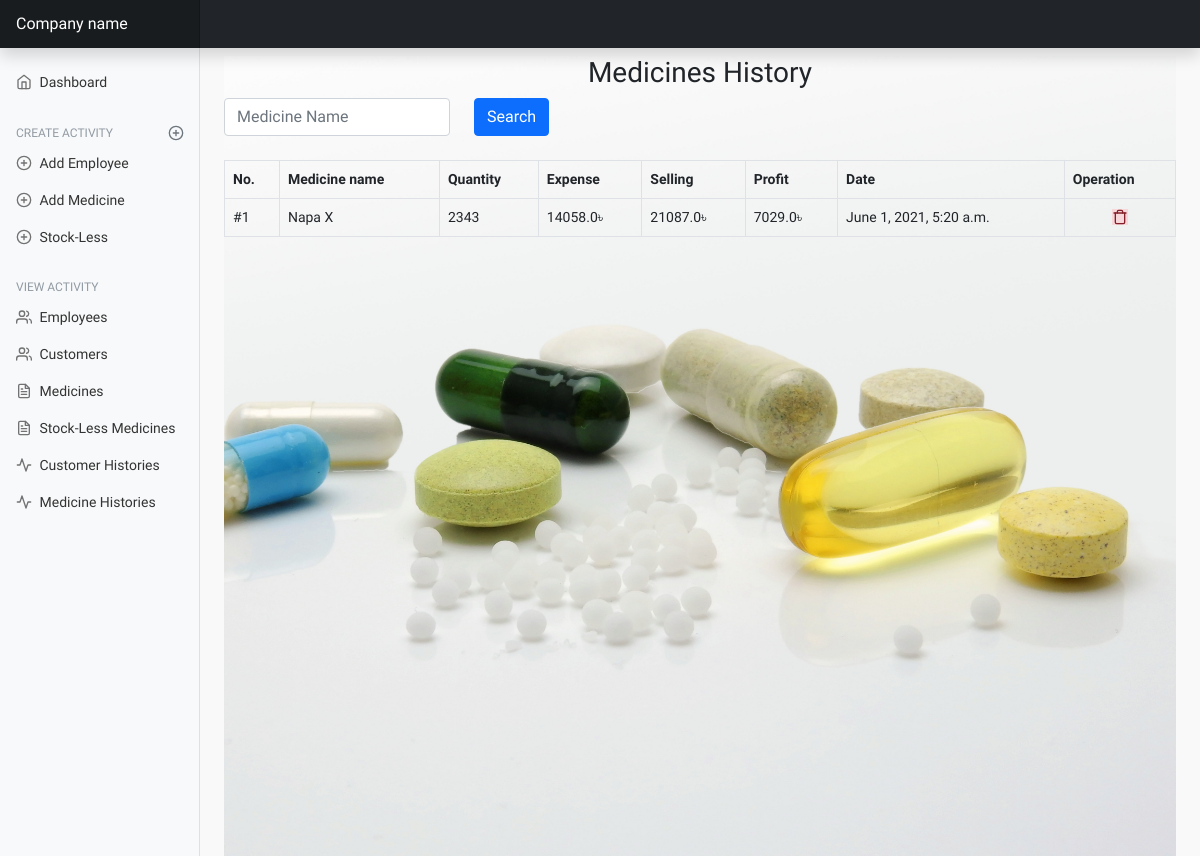
Screenshot of /medicine-histories/ with the database file from the repository.
### mainApp/models/medicine.py (models this page shows, shortened)
class MedicineHistory(TimeStamp):
    medicine_name = models.ForeignKey(Medicine, on_delete=models.SET_NULL, null=True)
    quantity = models.IntegerField(default=0)
    expense = models.FloatField(default=0.0)
    selling = models.FloatField(default=0.0)
    def profit(self):
        return self.selling - self.expense
    class Meta:
        ordering = ('-created_at',)
        verbose_name_plural = 'Medicine Histories'

class Medicine(TimeStamp):
    medicine_name = models.CharField(max_length=255, unique=True, null=True, blank=True)
    company_name = models.CharField(max_length=255, null=True, blank=True)
    category = models.CharField(max_length=255,null=True,blank=True,default='')
    description = models.TextField(blank=True, null=True, default='')
    location = models.CharField(max_length=50, null=True, blank=True)
    number_of_medicine = models.IntegerField(default=0, null=True, blank=True)
    original_price = models.FloatField(blank=True, null=True)
    selling_price = models.FloatField(blank=True, null=True)
    sold_number_of_medicine = models.IntegerField(default=0, blank=True, null=True)
    sold_at_a_time = models.IntegerField(default=0, blank=True, null=True)
    expire_date = models.DateField(blank=True,null=True)
    class Meta:
        ordering = ('-created_at',)
    def __str__(self):
        return str(self.medicine_name)

### mainApp/views/medicine_view.py (the view)
# urls.py: path('medicine-histories/', medicine_view.MedicineHistoryView.as_view(), name='medicine-histories'),
class MedicineHistoryView(View):
    def get(self, request):
        history = MedicineHistory.objects.all()
        search = request.GET.get('q')
        if search:
            history = MedicineHistory.objects.filter(
                Q(medicine_name__medicine_name__icontains=search) | Q(created_at__icontains=search)
            ).distinct()
        page = request.GET.get('page', 1)
        paginator = Paginator(history, per_page=5)
        try:
            all_history = paginator.page(page)
        except PageNotAnInteger as e:
            all_history = paginator.page(1)
        except EmptyPage:
            all_history = Paginator.page(paginator.num_pages)
        return render(request, 'medicine/medicine_history.html', {
            'histories': all_history,
        })

### mainApp/templates/medicine/medicine_history.html (shortened to what this page needs)
{% extends 'base.html' %}
{% load static %}
{% block content %}
    <div
            style='background: url("{% static 'images/medicine-list.jpg' %}");background-repeat: no-repeat;
                    background-size: cover;
                    min-height: 100vh;
                    background-attachment: fixed;
                    '
    >
        <h3 class="text-center mt-2" style="font-family: 'Pattaya', sans-serif;">Medicines History</h3>
        <div class="col-lg-6 col-md-6 col-sm-12 text-center mb-4 align-items-center">
            <form class="row mb-4" method="GET">
                <div class="col-md-6">
                    <input type="text" name="q" class="form-control" placeholder="Medicine Name"
                           aria-label="First name">
                </div>
                <div class="col-md-2">
                    <input type="submit" class="btn btn-primary" VALUE="Search"/>
                </div>
            </form>
        </div>
        <table id="example" class="table table-bordered" style="width:100%">
            <thead>
            <tr>
                <th>No.</th>
                <th>Medicine name</th>
                <th>Quantity</th>
                <th>Expense</th>
                <th>Selling</th>
                <th>Profit</th>
                <th>Date</th>
                <th>Operation</th>
            </tr>
            </thead>
            <tbody id="tbody">
            {% for history in histories %}
                <tr>
                    <td>#{{ forloop.counter }}</td>
                    <td>{{ history.medicine_name }}</td>
                    <td>{{ history.quantity }}</td>
                    <td>{{ history.expense }}৳</td>
                    <td>{{ history.selling }}৳</td>
                    <td>{{ history.profit }}৳</td>
                    <td>{{ history.created_at }}</td>
                    <td style="text-align: center">
                        <a href="{% url 'medicine-delete-history' history.id %}">
                            <span class="alert-danger" data-feather="trash"></span>
                        </a>
                    </td>
                </tr>
            {% endfor %}
            </tbody>
        </table>
    </div>
{% endblock content %}

### mainApp/static/dashboard/dashboard.css (style rules this page uses)
body { font-size: .875rem; }
.feather { width: 16px; height: 16px; vertical-align: text-bottom; }

### mainApp/static/table/profile.css (style rules this page uses)
body { background-color: #f9f9fa }

### mainApp/templates/base.html (style rules this page uses)
body { font-family: 'Pattaya', sans-serif; font-family: 'Reggae One', cursive; }

### rows the page displays
MedicineHistory: medicine_name "Napa X", quantity "2343", expense "14058.0", selling "21087.0", profit "7029.0", created_at "June 1, 2021, 5:20 a.m."
